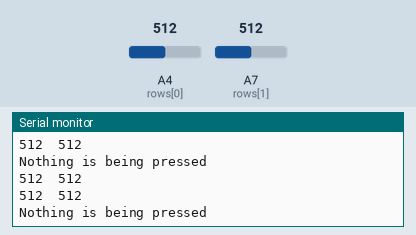
Simulated run of this sketch. Board: Arduino Leonardo, built with avr-gcc and run on an emulated ATmega32U4. On the bench: the last lines printed to the serial monitor. Inputs (shaded band) come from the test bench; at power-on: A4 (rows[0]) = 512, A7 (rows[1]) = 512. USB keyboard and mouse output is not drawn.

Above: at 1.2 s.
1.3 s: A4 (rows[0]) set to 110
At 2.3 s:
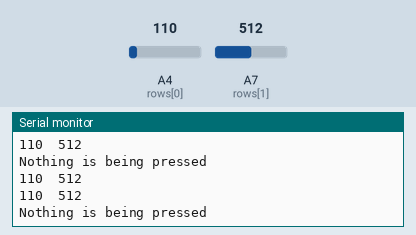
2.8 s: A4 (rows[0]) set to 95
At 3.6 s:
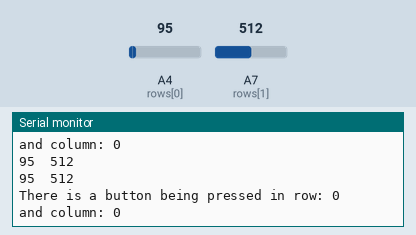
Timing chart, 0 to 5.8 s (numbered marks = the images above; inputs shaded):
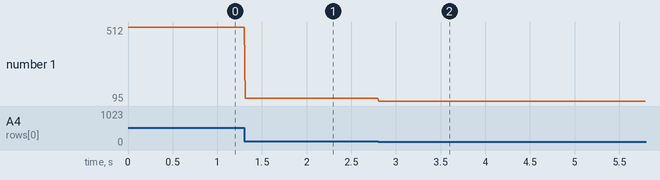

The sketch:

Micro-Macropad.ino
```cpp
/*
Pressure Sensor Matrix Code

Create a grid of rows and columns to pinpoint what area is being pressed. Use INPUT A
and OUTPUT to define the column you are reading, and ANALOGREAD to read the rows in that
defined column.
Print the analog readouts of each button and find the active button.

Originally concept from https://www.kobakant.at/DIY/?p=7443.
rewritten and modified by lee wilkins & kyle chisholm September 2023
*/

#include <Keypad.h>
#include "HID-Project.h"

// Define the number of rows and columns
#define numRows 2
#define numCols 2

// Rows should be analog pins, columns should be digital pins. These are
// for the Adafruit Flora
int rows[] = {A4, A7};
int cols[] = {3, 2};
// Use a 2D array to hold rows and columns
int incomingValues[numRows][numCols] = {};


void setup() {
    // All of the row (analog pins) use the PULLUP resistor inside your Arduino.
    // You can also manually use one if your board doesn't have one.
    for (int i = 0; i < numRows; i++) {
        pinMode(rows[i], INPUT_PULLUP);
    }
    // Columns all start off ans INPUTS
    for (int i = 0; i < numCols; i++) {
        pinMode(cols[i], INPUT);
    }
    Serial.begin(9600);
    Keyboard.begin();
}
void loop() {
    // On every loop, iterate through the columns
    for (int col = 0; col < numCols; col++) {
        // Set the entire column to output OUTPUT
        // and write a LOW signal to it.  This lets us know what column we
        // are reading.
        pinMode(cols[col], OUTPUT);
        digitalWrite(cols[col], LOW);
        for (int row = 0; row < numRows; row++) {
            /// In that column, read the row.
            incomingValues[row][col] = analogRead(rows[row]);
        } // end row
        // Then set it back to input so we can look at the next column
        pinMode(cols[col], INPUT);
    } // end col

    // Print out the entire grid, you can see how the rows and columns work
    printGrid();
    // Print out the active button
    findActiveButton();
    delay(10);
}

void printGrid() {
    // Print the incoming values of the grid by
    // iterating through rows and columns and priting their value
    for (int col = 0; col < numCols; col++) {
        for (int row = 0; row < numRows; row++) {
            Serial.print(incomingValues[row][col]);
            Serial.print("\t");
        }
        Serial.println();
    }
    Serial.println();
}

void findActiveButton() {
    // Find the smallest value.
    int smallest = 1024; // Set to max so we know if it isn't working
    int smallestRow = -1;
    int smallestCol = -1;
    for (int col = 0; col < numCols; col++) {
        for (int row = 0; row < numRows; row++) {
            // Iterate through rows and columns, check each value if it is
            // smaller than the smallest, then make it the new smallest if it is.
            // and set the rows and columns to t he current position
            if (incomingValues[row][col] < smallest) {
               smallest = incomingValues[row][col];
               smallestCol = col;
               smallestRow = row;
            }
        }
    }
    if (smallest < 100){
        // If there is a button being presed it will be less than
        // 100, so you can identify it.
        Serial.print("There is a button being pressed in row: ");
        Serial.println(smallestRow);
        Serial.print("and column: ");
        Serial.println(smallestCol);
        macros(smallestRow, smallestCol);
    } else {
        Serial.println("Nothing is being pressed");
    }
}

void macros(int x, int y) {
  switch (x) {
    case 0:
    switch (y) {
      case 0:
        Keyboard.print('1');
        break;
      case 1:
        Keyboard.press(KEY_RIGHT_CTRL);
        Keyboard.press('s');
        delay(10);
        Keyboard.releaseAll();
        break;
    }
    break;
    case 1:
    switch (y) {
      case 0:
        break;
      case 1:
        break;
    }
    break;
  }
}
```

Measured:
- the behaviour switches between 100 and 99 on A4 (rows[0]) (found by bisection; images 1 and 2)
- after the input at 1.3 s, the serial monitor: prints a new line at once (image 1)
- after the input at 2.8 s, the serial monitor: prints a new line at once (image 2)
- plotted number 1: 512 → 110 after the input at 1.3 s, 110 → 95 after the input at 2.8 s
